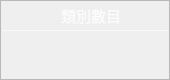
                   <widget class="QFrame" name="Class_QF">
                    <property name="minimumSize">
                     <size>
                      <width>170</width>
                      <height>80</height>
                     </size>
                    </property>
                    <property name="maximumSize">
                     <size>
                      <width>170</width>
                      <height>80</height>
                     </size>
                    </property>
                    <property name="toolTipDuration">
                     <number>0</number>
                    </property>
                    <property name="styleSheet">
                     <string notr="true">QFrame#Class_QF{
color: rgb(255, 255, 255);
border-radius: 15px;
background-color: rgb(80, 80, 239);
border: 1px outset rgb(78, 78, 241)
}
</string>
                    </property>
                    <property name="frameShape">
                     <enum>QFrame::StyledPanel</enum>
                    </property>
                    <property name="frameShadow">
                     <enum>QFrame::Raised</enum>
                    </property>
                    <layout class="QVBoxLayout" name="verticalLayout_7" stretch="0,2,1">
                     <property name="spacing">
                      <number>0</number>
                     </property>
                     <property name="leftMargin">
                      <number>0</number>
                     </property>
                     <property name="topMargin">
                      <number>0</number>
                     </property>
                     <property name="rightMargin">
                      <number>0</number>
                     </property>
                     <property name="bottomMargin">
                      <number>0</number>
                     </property>
                     <item>
                      <widget class="QFrame" name="Class_top">
                       <property name="styleSheet">
                        <string notr="true">border:none</string>
                       </property>
                       <property name="frameShape">
                        <enum>QFrame::StyledPanel</enum>
                       </property>
                       <property name="frameShadow">
                        <enum>QFrame::Raised</enum>
                       </property>
                       <layout class="QHBoxLayout" name="horizontalLayout_6">
                        <property name="spacing">
                         <number>0</number>
                        </property>
                        <property name="leftMargin">
                         <number>0</number>
                        </property>
                        <property name="topMargin">
                         <number>3</number>
                        </property>
                        <property name="rightMargin">
                         <number>0</number>
                        </property>
                        <property name="bottomMargin">
                         <number>3</number>
                        </property>
                        <item>
                         <widget class="QLabel" name="label_5">
                          <property name="maximumSize">
                           <size>
                            <width>16777215</width>
                            <height>30</height>
                           </size>
                          </property>
                          <property name="font">
                           <font>
                            <family>Microsoft YaHei UI</family>
                            <pointsize>11</pointsize>
                            <weight>50</weight>
                            <italic>false</italic>
                            <bold>false</bold>
                           </font>
                          </property>
                          <property name="styleSheet">
                           <string notr="true">color: rgba(255, 255, 255,210);
font: 12pt &quot;Microsoft YaHei UI&quot;;
padding-left:12px;
font: 11pt &quot;Microsoft YaHei UI&quot;;</string>
                          </property>
                          <property name="text">
                           <string>類別數目</string>
                          </property>
                          <property name="alignment">
                           <set>Qt::AlignCenter</set>
                          </property>
                          <property name="indent">
                           <number>0</number>
                          </property>
                         </widget>
                        </item>
                       </layout>
                      </widget>
                     </item>
                     <item>
                      <widget class="Line" name="line_2">
                       <property name="maximumSize">
                        <size>
                         <width>16777215</width>
                         <height>1</height>
                        </size>
                       </property>
                       <property name="styleSheet">
                        <string notr="true">background-color: rgba(255, 255, 255, 89);</string>
                       </property>
                       <property name="orientation">
                        <enum>Qt::Horizontal</enum>
                       </property>
                      </widget>
                     </item>
                     <item>
                      <widget class="QFrame" name="Class_bottom">
                       <property name="styleSheet">
                        <string notr="true">border:none</string>
                       </property>
                       <property name="frameShape">
                        <enum>QFrame::StyledPanel</enum>
                       </property>
                       <property name="frameShadow">
                        <enum>QFrame::Raised</enum>
                       </property>
                       <layout class="QVBoxLayout" name="verticalLayout_8">
                        <property name="spacing">
                         <number>0</number>
                        </property>
                        <property name="leftMargin">
                         <number>0</number>
                        </property>
                        <property name="topMargin">
                         <number>6</number>
                        </property>
                        <property name="rightMargin">
                         <number>0</number>
                        </property>
                        <property name="bottomMargin">
                         <number>6</number>
                        </property>
                        <item>
                         <widget class="QLabel" name="Class_num">
                          <property name="minimumSize">
                           <size>
                            <width>0</width>
                            <height>30</height>
                           </size>
                          </property>
                          <property name="maximumSize">
                           <size>
                            <width>16777215</width>
                            <height>30</height>
                           </size>
                          </property>
                          <property name="font">
                           <font>
                            <family>Microsoft YaHei UI</family>
                            <pointsize>17</pointsize>
                            <weight>50</weight>
                            <italic>false</italic>
                            <bold>false</bold>
                            <underline>false</underline>
                           </font>
                          </property>
                          <property name="styleSheet">
                           <string notr="true">color: rgb(255, 255, 255);
font: 17pt &quot;Microsoft YaHei UI&quot;;</string>
                          </property>
                          <property name="text">
                           <string/>
                          </property>
                          <property name="alignment">
                           <set>Qt::AlignCenter</set>
                          </property>
                         </widget>
                        </item>
                       </layout>
                      </widget>
                     </item>
                    </layout>
                   </widget>
